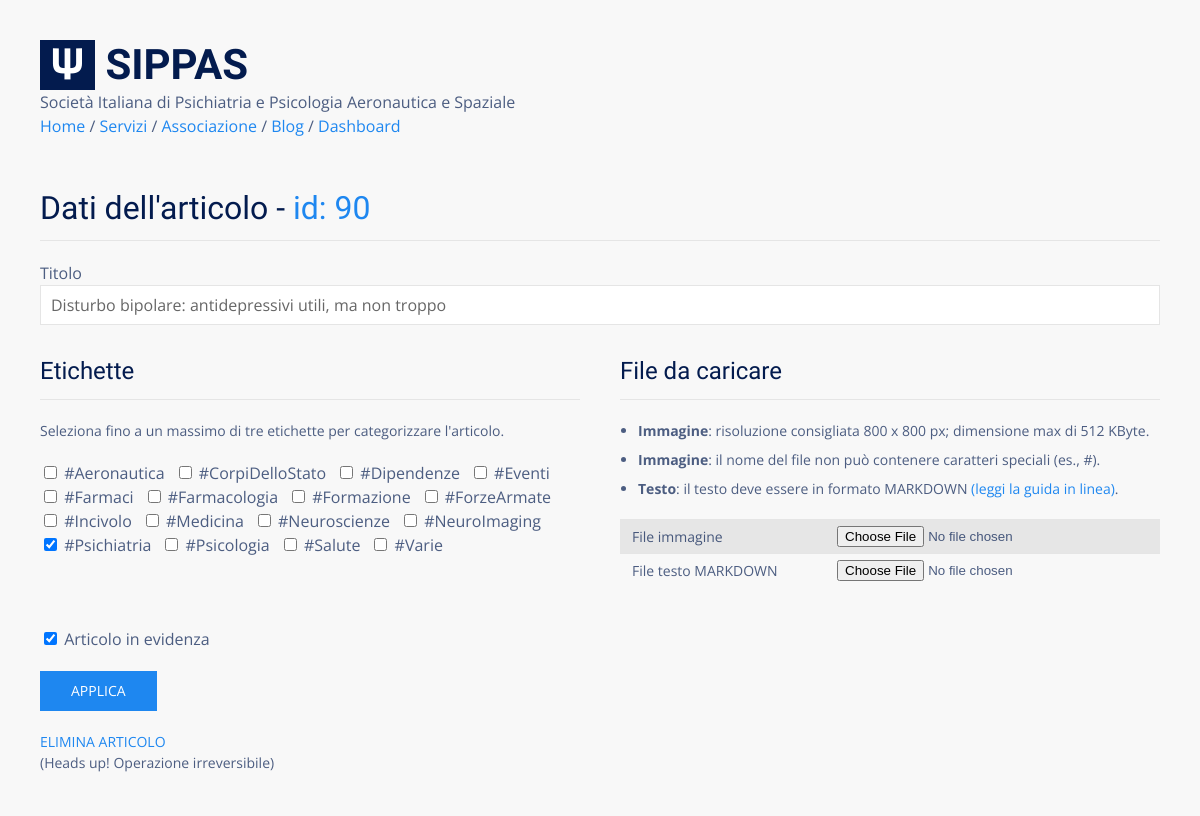
Before: /blog/edit/90 (signed in) with the older database file.
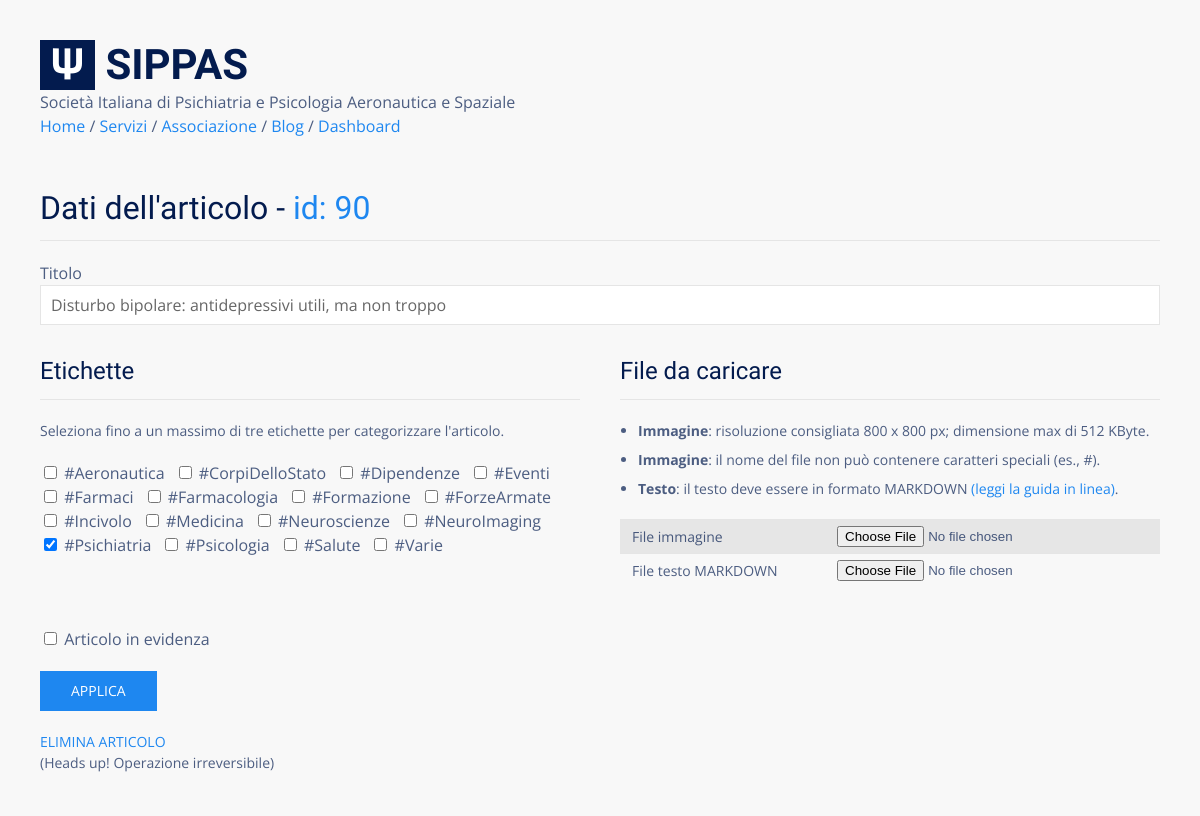
After: the same page with the newer database file.
### tables this page shows
CREATE TABLE "posts" (
  "id" integer NOT NULL,
  "title" text,
  "body" TEXT,
  "teaser" text,
  "tags" TEXT,
  "is_sticky" integer,
  "author" text,
  "created_at" TEXT,
  "updated_at" text,
  "published_at" TEXT,
  PRIMARY KEY ("id")
);

### flaskApp/blueprints/blog/routes.py (the view, shortened to what this page needs)
@bp_blog.route("/edit/<int:id>", methods=['get','post'])
@login_required
@has_role(["author", "editor", "admin"])
def edit_post(id):
  post = query_db('SELECT * FROM posts WHERE id = ?', [id], True)
  if post == None: return abort(404)
  data = {}
  data["title"] = post["title"]
  data["tags"] = post["tags"].split(" ")
  data["is_sticky"] = post["is_sticky"]
  form = PostUpdateForm( data = data )
  return render_template("blog/post_create_update.html",  form = form, post = post, tags = Tags().getList())

### flaskApp/blueprints/blog/forms.py (shortened to what this page needs)
class PostUpdateForm(PostCreateForm):
  md = FileField(
    label = "Testo dell'articolo",
    validators = []
  )

### flaskApp/blueprints/blog/models.py (called while the page is built)
  def getList(self):
    return self.tags

### flaskApp/blueprints/users/models.py (called while the page is built)
  @login_manager.user_loader
  def load_user(id):
    user = query_db("SELECT * FROM users WHERE id = ?", [id], one=True)
    if user:
        return User(*user)
    else:
        return None

### flaskApp/db/sqlite.py (called while the page is built)
def get_db():
  if "db" not in g:
    g.db = sqlite3.connect(
      db_path,
      detect_types = sqlite3.PARSE_DECLTYPES,
      isolation_level = "DEFERRED"
    )
    g.db.cursor().execute("PRAGMA journal_mode=WAL")
    g.db.row_factory = sqlite3.Row
  return g.db

def query_db(query, args=(), one = False):
  with closing(get_db().cursor().execute(query, args)) as cur:
    rv = cur.fetchall()
    return (rv[0] if rv else None) if one else rv

### flaskApp/extensions/jinja_ext.py (called while the page is built)
def btoa(value):
  if value is None: return ""
  return b64encode(bytes(value, 'utf-8')).decode("utf-8")

### flaskApp/blueprints/blog/templates/blog/post_create_update.html (shortened to what this page needs)
{% extends 'base.html' %}
{% from "_formhelpers.html" import render_field %}
{% block content %}
<div class="uk-section">
  <div>
    <h2 class="uk-heading-divider">Dati dell'articolo
      {% if post %}
      - <a href="{{ 'data:text/plain;base64,' }}{{ post.body | b64_encode }}" download="data.md">id: {{ post.id  }}
      </a>
      {% endif %}
    </h2>
  </div>
  <div>
    <form novalidate method="post" enctype="multipart/form-data" class="uk-margin-top">
      <div class="uk-width-1-1">
        <div class="uk-margin-top">
          {{ render_field(form.title) }}
        </div>
      </div>
      <div class="uk-grid uk-child-width-1-2 uk-margin-small-top">
        <div class="uk-margin-top">
          <h3 class="uk-heading-divider">Etichette</h3>
          <p class="uk-text-small">Seleziona fino a un massimo di tre etichette per categorizzare l'articolo.</p>
          {{ render_field(form.tags) }}
        </div>
        <div class="uk-margin-top">
          <h3 class="uk-heading-divider">File da caricare</h3>
          <ul id="instruction-list" class="uk-text-small">
            <li><b>Immagine</b>: risoluzione consigliata 800 x 800 px; dimensione max di 512 KByte.</li>
            <li><b>Immagine</b>: il nome del file non può contenere caratteri speciali (es., #).</li>
            <li><b>Testo</b>: il testo deve essere in formato MARKDOWN <a href="https://www.markdownguide.org/cheat-sheet/"
                target="_blank">(leggi la guida in linea)</a>.</li>
          </ul>
          <table class="uk-table uk-table-small uk-text-small uk-table-striped uk-margin-top">
            <tr>
              <td>File immagine</td>
              <td>{{ render_field(form.teaser) }}</td>
            </tr>
            <tr>
              <td>File testo MARKDOWN</td>
              <td>{{ render_field(form.md) }}</td>
            </tr>
          </table>
        </div>
      </div>
      <div class="uk-margin">
        {{ render_field(form.is_sticky) }}
      </div>
      <div class="uk-margin">
        <button class="uk-button uk-button-primary" type="submit">Applica</button>
      </div>
    </form>
    {% if post %}
    <form method="post" action="{{ url_for('blog.delete_post', id=post.id) }}">
      <button class="uk-button uk-button-link uk-text-small" type="submit">Elimina
        articolo</button><br>
      <span class="uk-text-small">(Heads up! Operazione irreversibile)</span>
    </form>
    {% endif %}
  </div>
</div>
{% endblock %}

### flaskApp/templates/_formhelpers.html (shortened to what this page needs)
{% macro render_field(field) %}
  <div>
    {% if field.type == "BooleanField" %}
      <div {% if field.errors %} class="has-error" {% endif %}>
        {% set class = [ "form-check-input", field.render_kw['class'] ] | join(" ") %}
        {{ field(class = class) | safe }}
        {{ field.label }}
      </div>
    {% elif field.type == "FieldList" %}
      {% for entry in field.entries %}
        {{ entry(parent_loop=loop.index, placeholder=loop.index) | safe }}
      {% endfor %}
    {% elif field.type == "MultiCheckboxField" or field.type == "SelectMultipleField" %}
      <div {% if field.errors %} class="has-error" {% endif %}>
          {% set class = [ field.render_kw['class']] | join(" ") %}
          {{ field(class = class) | safe }}
        </div>
    {% elif field.type == "FileField" %}
      <div {% if field.errors %} class="has-error" {% endif %}>
        {% set class = [ field.render_kw['class']] | join(" ") %}
        {{ field(class = class) | safe }}
      </div>
    {% else %}
      <div {% if field.errors %} class="has-error" {% endif %}>
        {% set class = [ "uk-input" , field.render_kw['class']] | join(" ") %}
        {% if field.type != "CSRFTokenField" %}
          {{ field.label }}
        {% endif %}
        {{ field(class = class) | safe }}
      </div>
    {% endif %}
  </div>
{% endmacro %}

Changed rows visible on the page:
changed posts "Disturbo bipolare: antidepressivi utili, ma non troppo": is_sticky "☑" → "☐"
